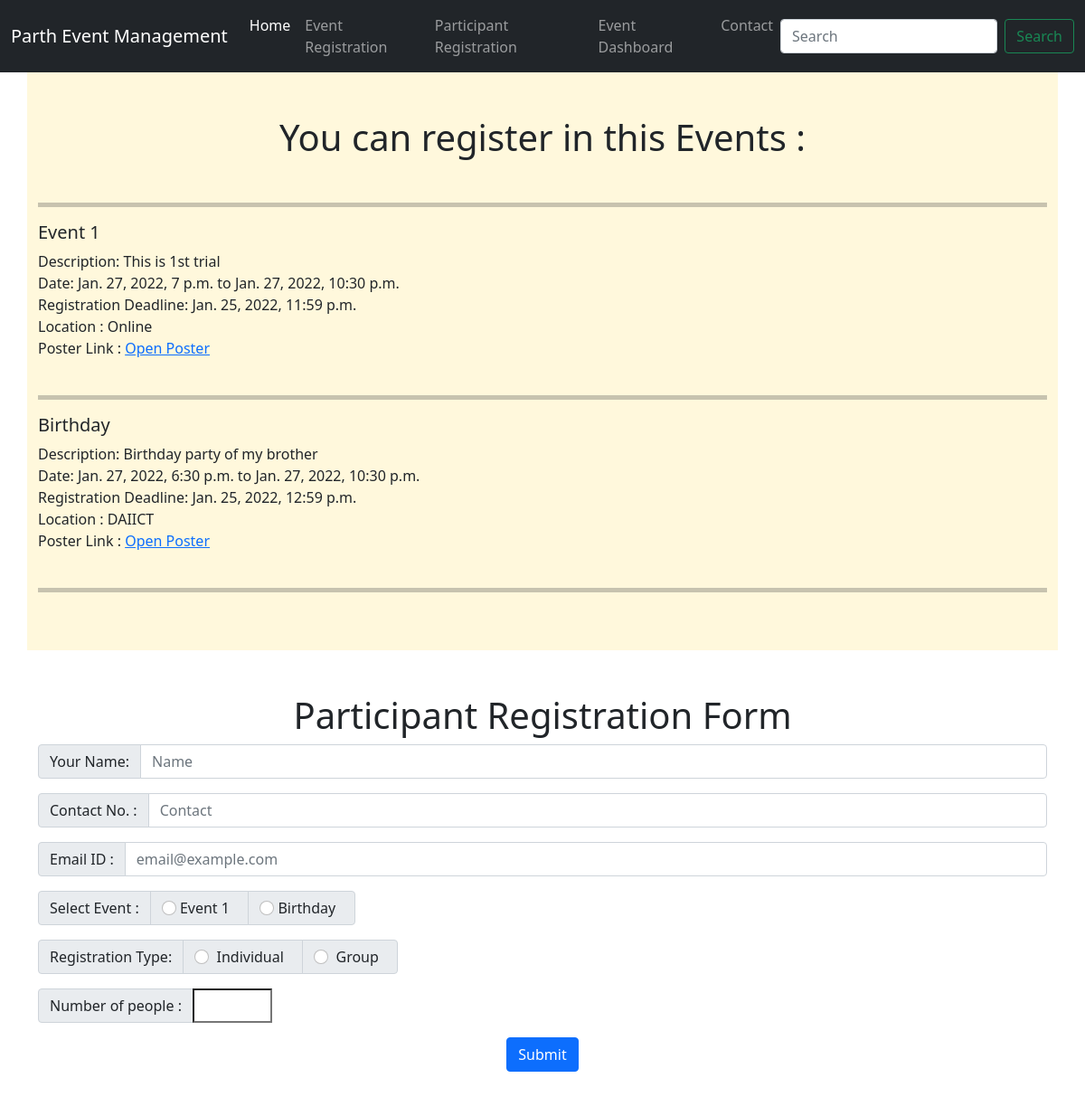
Screenshot of /participantReg with the database file from the repository.
### Event_App/models.py (models this page shows, shortened)
class EventReg(models.Model):
    event_name = models.CharField(max_length=30)
    description = models.TextField()
    location= models.CharField(max_length=30)
    poster_link = models.URLField(default='NULL')
    date_from= models.DateTimeField()
    date_to= models.DateTimeField()
    registration_deadline = models.DateTimeField()
    host_email= models.CharField(max_length=20)
    host_password= models.CharField(max_length=20)

### Event_App/views.py (the view, shortened to what this page needs)
# urls.py: path('participantReg', views.participantReg , name='participantReg'),
def participantReg(request):
    if request.method == 'GET':
        date_time = datetime.datetime.now()
        info = {
            'date_time' : date_time,
            'event_info' : EventReg.objects.all()
        }
        return render(request, 'participantReg.html', info)

### templates/participantReg.html (shortened to what this page needs)
{% extends 'base.html' %}
{% block body %}
<div class="container py-5" style="background-color:Cornsilk;">
    <h1 class="text-center">You can register in this Events : </h1>
    {% for event in event_info %}
    {% if date_time.date < event.registration_deadline.date %} <br>
        <hr style="height:5px">
        <h5 class='event_info' >
            {{ event.event_name }}
        </h5>
        <div class='event_info' >
            Description: {{ event.description }}
        </div>
        <div class='event_info' >Date: {{ event.date_from }} to {{ event.date_to }}</div>
        <div class='event_info' >Registration Deadline: {{ event.registration_deadline }}</div>
        <div class='event_info' >Location : {{ event.location }}</div>
        <div class='event_info'  type="url">Poster Link : <a href={{event.poster_link}}> Open Poster </a></div>
            {% endif %}
            {% endfor %}
            <br>
            <hr style="height:5px">
    </div>
<div class="container py-5">
    <h1 class="text-center">Participant Registration Form</h1>
    <form method="post" action="/participantReg">
        <div class="input-group mb-3">
            <span class="input-group-text" id="basic-addon1">Your Name:</span>
            <input name="participant_name" id="participant_name" type="text" class="form-control" placeholder="Name"
                required>
        </div>
        <div class="input-group mb-3">
            <span class="input-group-text" id="basic-addon1">Contact No. :</span>
            <input name="participant_contact" id="participant_contact" type="text" class="form-control"
                placeholder="Contact" pattern="[1-9]{1}[0-9]{9}" required>
        </div>
        <div class="input-group mb-3">
            <span class="input-group-text" id="basic-addon1">Email ID : </span>
            <input name="participant_email" id="participant_email" type="email" class="form-control"
                placeholder="email@example.com" required>
            </div>
        <div class="input-group mb-3">
            <span class="input-group-text" id="basic-addon1">Select Event :</span>
                {% for event in event_info %}
                {% if date_time.date < event.registration_deadline.date %} <div class="input-group-text">
                    <input class="form-check-input mt-0" type="radio" id="{{ event.event_name }}" name="select_event"
                        value="{{event.id}}" required>
                    <label>&nbsp{{ event.event_name }} &nbsp</label>
                    </div>
                        {% endif %}
                        {% endfor %}
        </div>
        <div class="input-group mb-3">
            <span class="input-group-text" id="basic-addon1">Registration Type:</span>
            <div class="input-group-text">
                <input class="form-check-input mt-0" type="radio" name="registration_type" id="individual" value="individual"
                    onchange="group_or_not(value)" required>
                <label>&nbsp Individual &nbsp</label>
            </div>
            <div class="input-group-text">
                <input class="form-check-input mt-0" type="radio" name="registration_type" id="group" value="group"
                onchange="group_or_not(value)" required>
                <label>&nbsp Group &nbsp</label>
            </div>
        </div>
        <div class="input-group mb-3" id="gr">
            <span class="input-group-text" id="basic-addon1" for="num_of_people">Number of people :</span>
            <input type="number" min="1" max="20" id="num_of_people" name="num_of_people">
        </div>
        <center><button  class="btn btn-primary mb-5" type="submit">Submit</button></center>
    </form>
</div>
{% endblock body %}

### rows the page displays
EventReg: event_name "Event 1", description "This is 1st trial", date_from "Jan. 27, 2022, 7 p.m.", date_to "Jan. 27, 2022, 10:30 p.m.", registration_deadline "Jan. 25, 2022, 11:59 p.m.", location "Online"
EventReg: event_name "Birthday", description "Birthday party of my brother", date_from "Jan. 27, 2022, 6:30 p.m.", date_to "Jan. 27, 2022, 10:30 p.m.", registration_deadline "Jan. 25, 2022, 12:59 p.m.", location "DAIICT"
